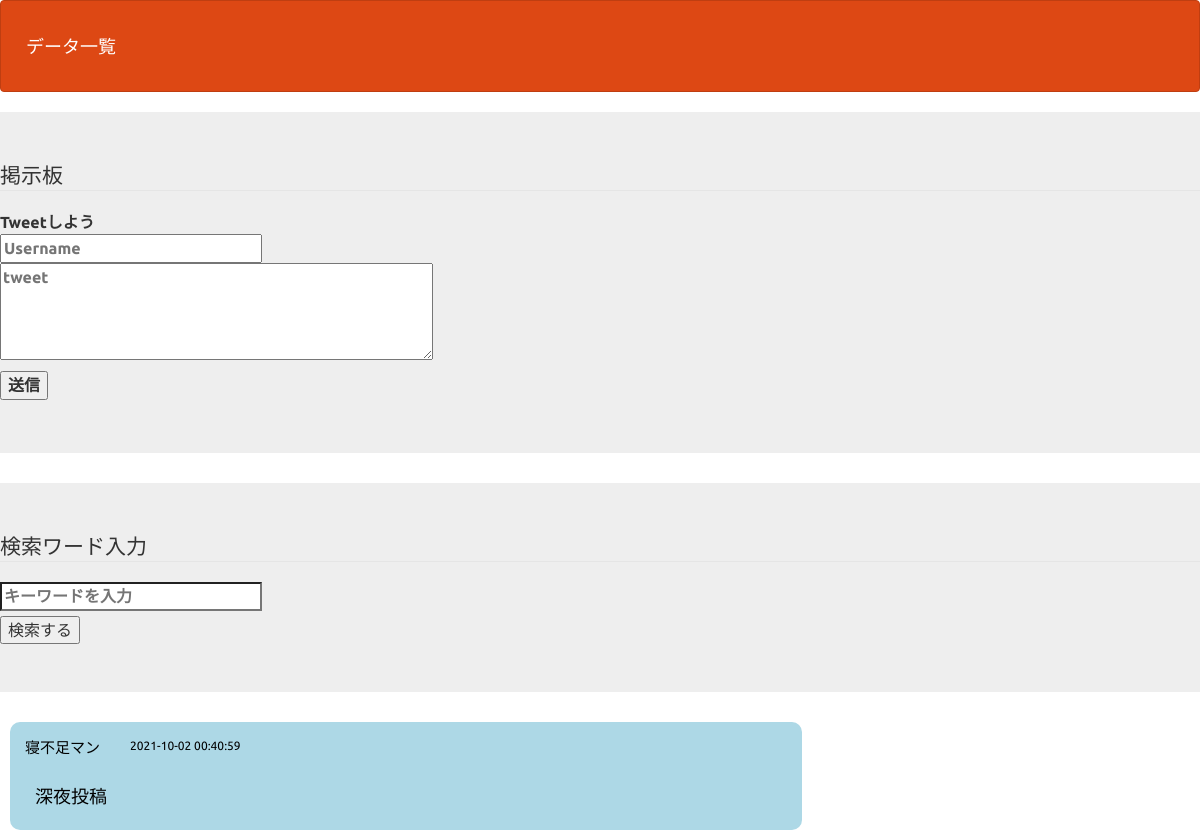
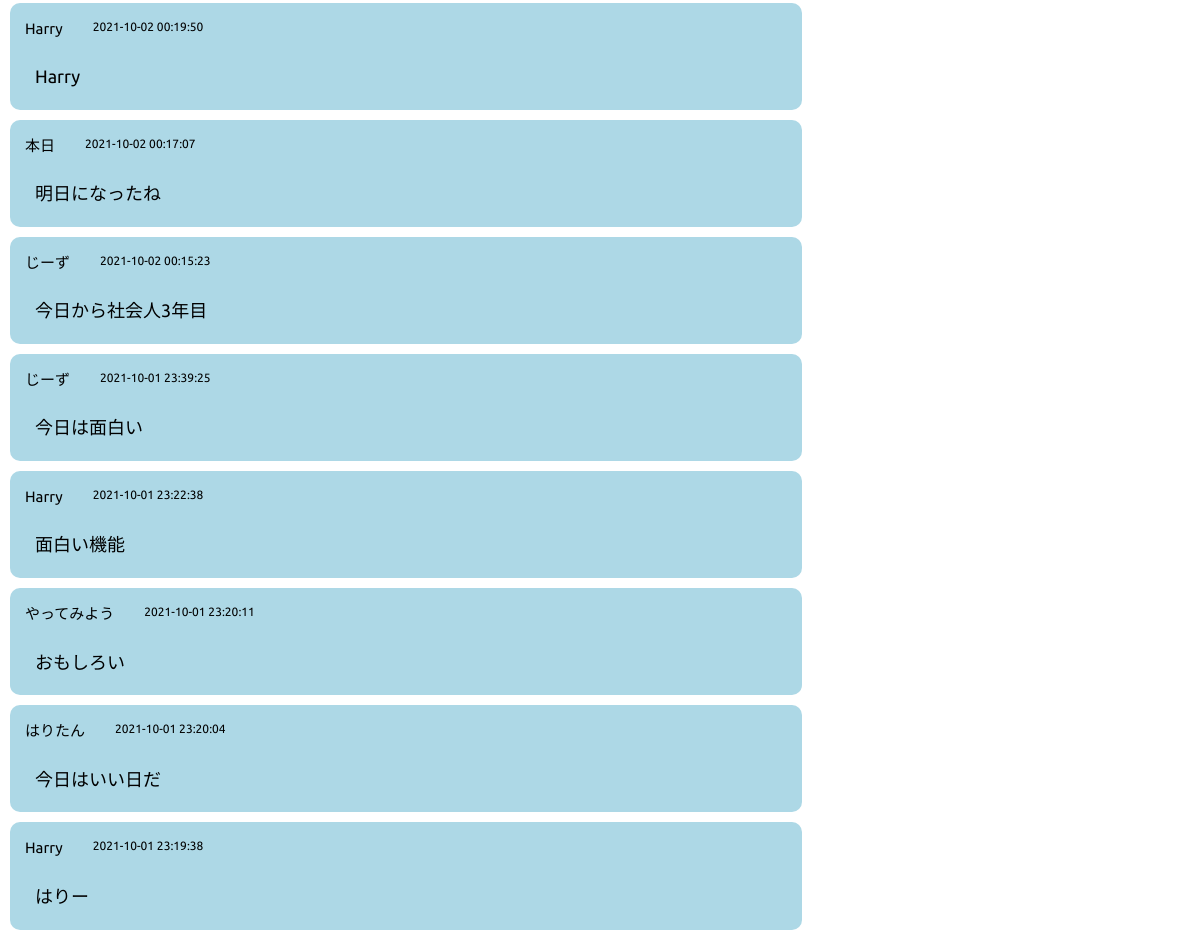
Page /assignment_2/index.php on the committed database (2 pictures, top to bottom).
### tables this page shows
CREATE TABLE `Tweet` (
  `id` int(12) NOT NULL,
  `username` varchar(64) NOT NULL,
  `content` text NOT NULL,
  `date` datetime NOT NULL
);

### assignment_2/funcs.php (called while the page is built)
<?php
function h($str){
    return htmlspecialchars($str, ENT_QUOTES);
};

### assignment_2/index.php (the view, shortened to what this page needs)
<!DOCTYPE html>
<html lang="ja">
<head>
    <link href="css/bootstrap.min.css" rel="stylesheet">
</head>
<body>
    <header>
        <nav class="navbar navbar-default">
            <div class="container-fluid">
                <div class="navbar-header"><a class="navbar-brand" href="select.php">データ一覧</a></div>
            </div>
        </nav>
    </header>
    <form method="post" action="tweet.php">
        <div class="jumbotron">
            <fieldset>
                <legend>掲示板</legend>
                <label><?php $name ?>
                    <label>Tweetしよう <br>
                        <input type="text" name = "name" placeholder="Username" class="tweet_name"><br>
                        <textarea name="content" rows="4" cols="40" placeholder="tweet"></textarea></label><br>
                    <input type="submit" value="送信">
            </fieldset>
        </div>
    </form>
    <form method="get" action="search.php">
        <div class="jumbotron">
            <fieldset>
                <legend>検索ワード入力</legend>
                <label><input type="search" name="key" placeholder="キーワードを入力"></label><br>
                <input type="submit" value="検索する">
            </fieldset>
        </div>
    </form>
    <?php
    require_once("funcs.php");
    try {
        $pdo = new PDO('mysql:dbname=gs_db;charset=utf8;host=localhost', 'root', 'root');
    } catch (PDOException $e) {
        exit('DBConnectError' . $e->getMessage());
    }
    $stmt = $pdo->prepare("SELECT * FROM tweet ORDER BY id DESC");
    $status = $stmt->execute();
    $view = "";
    if ($status == false) {
        $error = $stmt->errorInfo();
        exit("ErrorQuery:" . $error[2]);
    } else {
        while ($result = $stmt->fetch(PDO::FETCH_ASSOC)) {
            $view .= "<div class='tweet'>";
            $view .= "<div class='namedate'><p class='username'>" . h($result['username']) . "</p>";
            $view .= "<p class='date'>" . h($result['date']) . "</p></div>";
            $view .= "<p class='content'>" . h($result['content']) . "</p>";
            $view .= "</div>";
        };
    };
    print($view)
    ?>
</body>
</html>

### assignment_2/index.php (style rules this page uses)
div { padding: 10px; font-size: 16px; }
.tweet { background-color: lightblue; width: 66vw; border-radius: 10px; margin : 10px; padding: 5px 5px 5px 5px; }
.namedate { display:flex; }
.username { font-size:15px; color : black; padding:0 20px 0 0; }
.content { font-size:18px; font-size:bold; color : black; padding: 5px 0 5px 20px; }
.date { font-size:12px; color : black; padding: 0 0 0 10px; }

### rows in the picture
tweet: username "寝不足マン", date "2021-10-02 00:40:59", content "深夜投稿"
tweet: username "Harry", date "2021-10-02 00:19:50", content "Harry"
tweet: username "本日", date "2021-10-02 00:17:07", content "明日になったね"
tweet: username "じーず", date "2021-10-02 00:15:23", content "今日から社会人3年目"
tweet: username "じーず", date "2021-10-01 23:39:25", content "今日は面白い"
tweet: username "Harry", date "2021-10-01 23:22:38", content "面白い機能"
tweet: username "やってみよう", date "2021-10-01 23:20:11", content "おもしろい"
tweet: username "はりたん", date "2021-10-01 23:20:04", content "今日はいい日だ"
tweet: username "Harry", date "2021-10-01 23:19:38", content "はりー"
